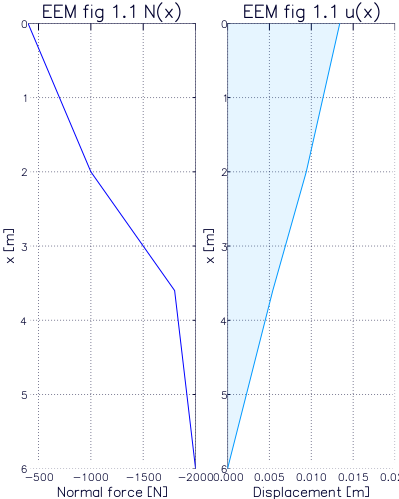

The script that saved this image:
using CSoM

ProjDir = dirname(@__FILE__)

E = 2.0e7
A = [0.01, 0.02, 0.04]


data = Dict(
  # Frame(nels, nn, ndim, nst, nip, finite_element(nod, nodof))
  :struc_el => Frame(3, 4, 3, 1, 1, Line(2, 3)),
  :properties => [
    E*A[1] 1.0e6 1.0e6 3.0e5;
    E*A[2] 1.0e6 1.0e6 3.0e5;
    E*A[3] 1.0e6 1.0e6 3.0e5;
  ],
  :etype => [1, 2, 3],
  :x_coords => [0.0, 2.0, 3.6, 6.0],
  :y_coords => zeros(4),
  :z_coords => zeros(4),
  :g_num => [
    collect(1:3)';
    collect(2:4)'],
  :support => [
    (4, [0 0 0 0 0 0])
    ],
  :loaded_nodes => [
    (1, [400.0 0.0 0.0 0.0 0.0 0.0]),
    (2, [600.0 0.0 0.0 0.0 0.0 0.0]),
    (3, [800.0 0.0 0.0 0.0 0.0 0.0]),
    (4, [200.0 0.0 0.0 0.0 0.0 0.0])
  ]
)

data |> display
println()

@time m = FE4_4(data)
println()

println("Displacements:")
m.displacements' |> display
println()

println("Actions:")
m.actions' |> display
println()

if VERSION.minor > 5
  println("Displacements:")
  m.displacements' |> display
  println()

  println("Actions:")
  m.actions' |> display
  println()
else
  using DataTables
  dis_dt = DataTable(
    x_translation = m.displacements[1, :],
  )
  fm_dt = DataTable(
    normal_force_1 = m.actions[1, :],
    normal_force_2 = m.actions[7, :]
  )
    
  display(dis_dt)
  println()
  display(fm_dt)
  
  using Plots
  gr(size=(400,500))

  x = data[:x_coords]
  u = convert(Array, dis_dt[:x_translation])
  N = vcat(
    convert(Vector, fm_dt[:normal_force_2]),
    -2000.0
  )
    
  p = Vector{Plots.Plot{Plots.GRBackend}}(2)
  titles = ["EEM fig 1.1 u(x)", "EEM fig 1.1 N(x)"]
   
  p[1]=plot(N, x, yflip=true, xflip=true, xlab="Normal force [N]",
    ylab="x [m]", color=:blue, leg=false,
    title=titles[2])
    vals = convert(Array, fm_dt[:normal_force_2])

  p[2] = plot(u, x, xlim=(0.0, 0.02), yflip=true,
    xlab="Displacement [m]", ylab="x [m]",
    fillto=0.0, fillalpha=0.1, leg=false, title=titles[1])

  plot(p..., layout=(1, 2))
  savefig(ProjDir*"/fig1.19.png")
  
end
